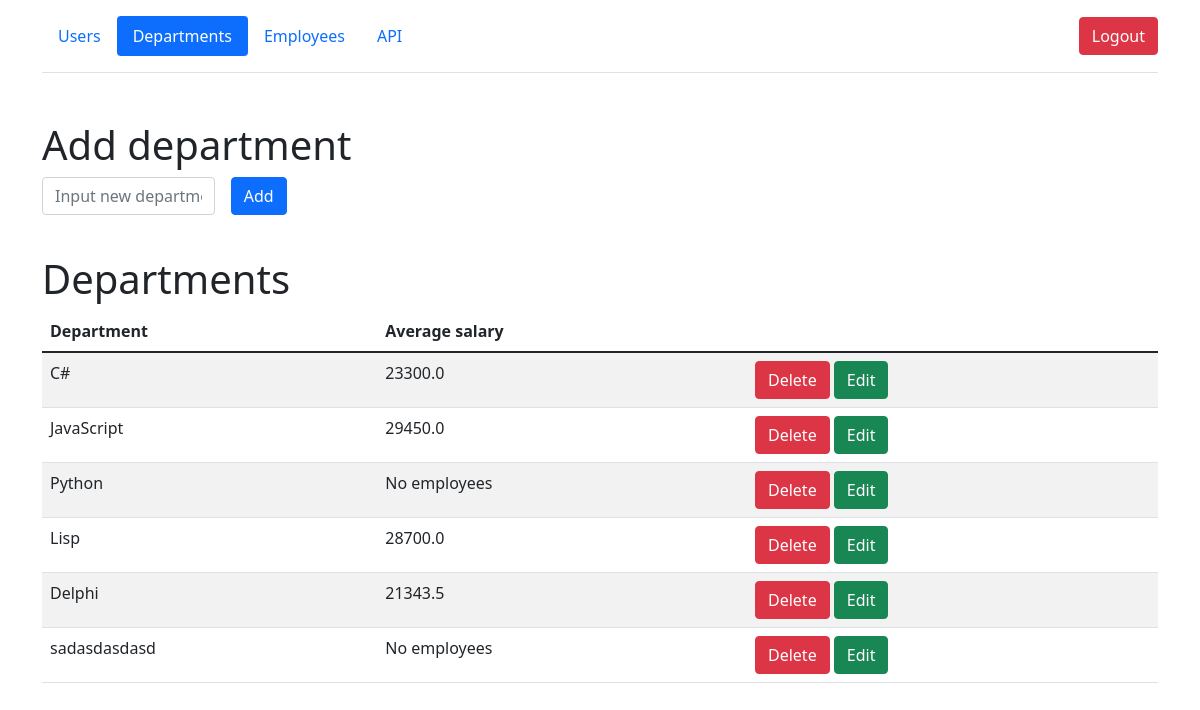
Before: /departments (signed in) with the older database file.
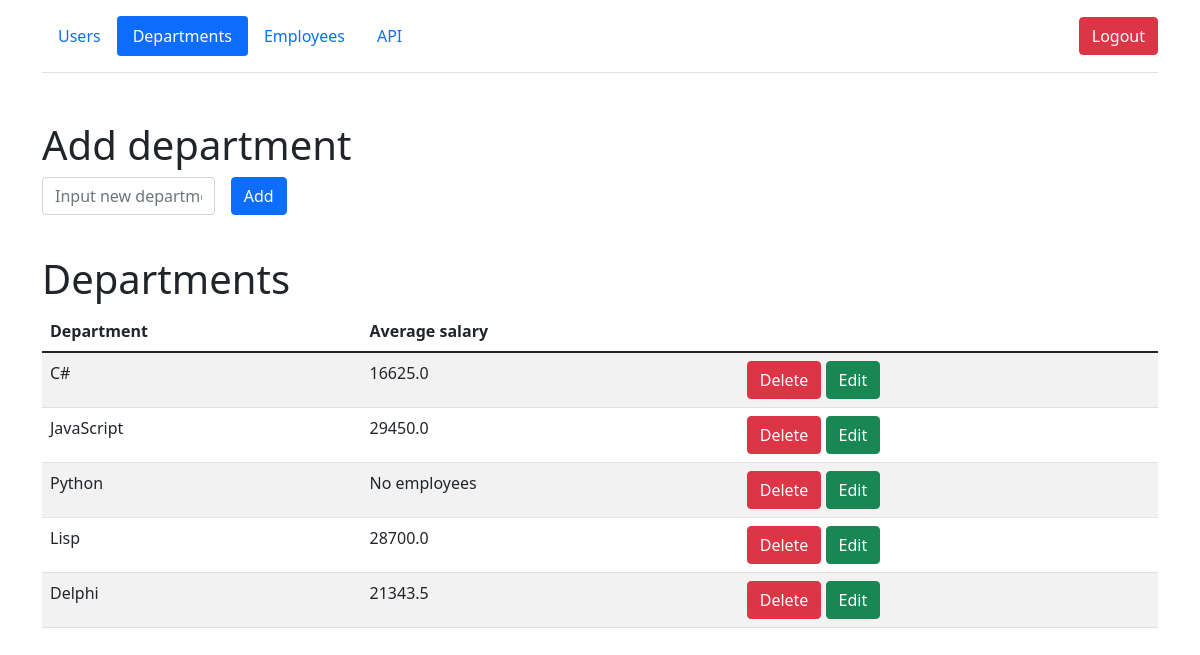
After: the same page with the newer database file.
### models/departments.py (models this page shows, shortened)
class Departments(db.Model):
    __table_args__ = {'extend_existing': True}
    id = db.Column(db.Integer, primary_key=True)
    department = db.Column(db.String(50), nullable=False)

### views/views_departments.py (the view)
@api_departments.route('/departments', methods=['POST', 'GET'])
@login_required
def departments_page():
    departments = Departments.query.all()
    employees = Employees.query.all()
    dnt_salary = avg_salaries(departments, employees)
    if session.get('user') == ADMIN:
        if request.method == 'POST':
            department = request.form.get('department')
            if department and not Departments.query.filter_by(department=department).first():
                add_dnt(department)
            return redirect('/departments')
        return render_template('departments.html', departments=departments, dnt_salary=dnt_salary)
    return render_template('departments_for_users.html', departments=departments, dnt_salary=dnt_salary)

### service/__init__.py (called while the page is built)
def avg_salaries(departments, employees):
    dnt_salary = {}
    for dnt in departments:
        dnt_salary[dnt.department] = []
    for emp in employees:
        for dnt in departments:
            if emp.department == dnt.department:
                dnt_salary[dnt.department].append(emp.salary)
    for dnt_name in dnt_salary:
        avg_salary = None
        if dnt_salary[dnt_name]:
            avg_salary = 0
            for salary in dnt_salary[dnt_name]:
                avg_salary += salary
            avg_salary /= len(dnt_salary[dnt_name])
            dnt_salary[dnt_name] = round(avg_salary, 3)
        else:
            avg_salary = 'No employees'
            dnt_salary[dnt_name] = avg_salary
    return dnt_salary

### views/views_departments.py (called while the page is built)
@api_departments.before_request
def check_session():
    users = User.query.filter_by(login=session.get('user')).all()
    if users:
        login_user(users[0])
        session.permanent = False
    else:
        return redirect('/')

### templates/departments.html (shortened to what this page needs)
{% extends 'base.html' %}
{% block body %}
<div class="container">
        <header class="d-flex flex-wrap align-items-center justify-content-center justify-content-md-between py-3 mb-4 border-bottom">
          <ul class="nav nav-pills">
              <li class="nav-item"><a href="/users" class="nav-link">Users</a></li>
            <li class="nav-item"><a href="/departments" class="nav-link active">Departments</a></li>
            <li class="nav-item"><a href="/employees" class="nav-link">Employees</a></li>
              <li class="nav-item"><a href="/api_list" class="nav-link">API</a></li>
          </ul>
            <div class="col-md-3 text-end">
                <a href="/logout">
                    <button type="button" class="btn btn-danger">Logout</button>
                </a>
              </div>
        </header>
</div>
    <div class="container mt-5">
        <h1>Add department</h1>
        <form method="post" class="row g-3 needs-validation">
            <div class="col-md-2">
                <input type="text" name="department" id="department" class="form-control" placeholder="Input new department">
            </div>
            <div class="col-md-2">
                <button class="btn btn-primary" type="submit">Add</button>
            </div>
            <div>
                <br>
            </div>
        </form>
        <h1>Departments</h1>
        <table id="data" class="table table-striped">
            <thead>
              <tr>
                <th>Department</th>
                  <th>Average salary</th>
                  <th></th>
              </tr>
            </thead>
            <tbody>
              {% for dnt in departments %}
                <tr>
                        {% if dnt.id == id %}
                     <form method="post" class="row g-3 needs-validation" novalidate>
                            <td>
                                <input type="text" name="new_department" class="form-control" value="{{ dnt.department }}">
                            </td>
                            <td>{% for dnt_name in dnt_salary %}
                              {% if dnt.department == dnt_name %}
                                {{ dnt_salary[dnt_name] }}
                              {% endif %}
                              {% endfor %}
                          </td>
                            <td>
                                <a href="/departments" class="btn btn-danger">Cancel</a>
                                <button class="btn btn-success" type="submit">Change</button>
                            </td>
                     </form>
                        {% else %}
                    <td>
                      {{ dnt.department }}
                    </td>
                  <td>{% for dnt_name in dnt_salary %}
                      {% if dnt.department == dnt_name %}
                        {{ dnt_salary[dnt_name] }}
                      {% endif %}
                      {% endfor %}
                  </td>
                     <td>
                         <a href="/departments/{{ dnt.id }}/del" class="btn btn-danger">Delete</a>
                        <a href="/departments/{{ dnt.id }}/edit" class="btn btn-success">Edit</a>
                    </td>
                    {% endif %}
                </tr>
              {% endfor %}
            </tbody>
  </table>
    </div>
{% endblock %}

Changed rows visible on the page:
removed Departments: department "sadasdasdasd", department "No employees"
computed for Departments (number 1 of 5 on the later page): department "23300.0" → "16625.0"
